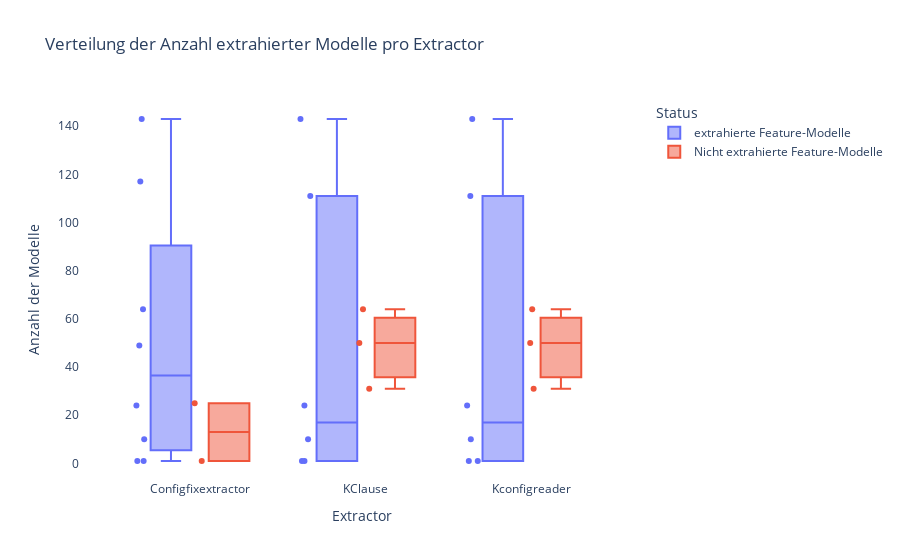

Here is the notebook cell this chart was saved with:
### Code cell
import pandas as pd
import plotly.express as px

# Einlesen der drei CSV-Dateien
file_configfixextractor = '/home/rami/configFixextractor/kconfig/output.csv'
file_kmax = '/home/rami/kmax/kconfig/output.csv'
file_Kconfigreader = '/home/rami/Kconfigreader/kconfig/output.csv'

df_configfixextractor = pd.read_csv(file_configfixextractor)
df_kmax = pd.read_csv(file_kmax)
df_Kconfigreader = pd.read_csv(file_Kconfigreader)

# Relevante Spalten auswählen und 'Extractor' Spalte hinzufügen
df_configfixextractor_filtered = df_configfixextractor[['system', 'revision', 'model-file']].copy()
df_configfixextractor_filtered['Extractor'] = 'Configfixextractor'

df_kmax_filtered = df_kmax[['system', 'revision', 'model-file']].copy()
df_kmax_filtered['Extractor'] = 'KClause'

df_Kconfigreader_filtered = df_Kconfigreader[['system', 'revision', 'model-file']].copy()
df_Kconfigreader_filtered['Extractor'] = 'Kconfigreader'

# Kombiniere alle DataFrames
df_combined = pd.concat([df_configfixextractor_filtered, df_kmax_filtered, df_Kconfigreader_filtered], ignore_index=True)

# Status basierend auf 'model-file'
df_combined['status'] = df_combined.apply(
    lambda row: 'extrahierte Feature-Modelle' if pd.notna(row['model-file']) else 'Nicht extrahierte Feature-Modelle',
    axis=1
)

# Gruppieren der Daten nach 'system', 'Extractor' und 'status' und Anzahl berechnen
df_summary_combined = df_combined.groupby(['system', 'Extractor', 'status']).size().reset_index(name='count')

# Boxplot erstellen
fig = px.box(
    df_summary_combined,
    x='Extractor',
    y='count',
    color='status',
    title='Verteilung der Anzahl extrahierter Modelle pro Extractor',
    labels={'count': 'Anzahl', 'Extractor': 'Extractor', 'status': 'Status'},
    points='all'  # Zeigt die zugrundeliegenden Datenpunkte
)

# Layout-Anpassungen
fig.update_layout(
    xaxis_title='Extractor',
    yaxis_title='Anzahl der Modelle',
    legend_title='Status',
    plot_bgcolor='white',
    paper_bgcolor='white'
)

# Boxplot anzeigen
fig.show()

### Figure 1 — Plotly figure (JSON) as saved in the notebook; plotly's stock layout.template omitted (floating-point values rounded to 4 significant figures)
{"data": [{"alignmentgroup": "True", "boxpoints": "all", "hovertemplate": "Status=extrahierte Feature-Modelle<br>Extractor=%{x}<br>Anzahl=%{y}<extra></extra>", "legendgroup": "extrahierte Feature-Modelle", "marker": {"color": "#636efa"}, "name": "extrahierte Feature-Modelle", "notched": false, "offsetgroup": "extrahierte Feature-Modelle", "orientation": "v", "showlegend": true, "type": "box", "x": ["Configfixextractor", "KClause", "Kconfigreader", "Configfixextractor", "Configfixextractor", "KClause", "Kconfigreader", "Configfixextractor", "KClause", "Kconfigreader", "Configfixextractor", "KClause", "Kconfigreader", "Configfixextractor", "KClause", "Kconfigreader", "Configfixextractor", "KClause", "Kconfigreader", "Configfixextractor"], "x0": " ", "xaxis": "x", "y": [24, 24, 24, 64, 117, 111, 111, 10, 10, 10, 1, 1, 1, 1, 1, 1, 143, 143, 143, 49], "y0": " ", "yaxis": "y"}, {"alignmentgroup": "True", "boxpoints": "all", "hovertemplate": "Status=Nicht extrahierte Feature-Modelle<br>Extractor=%{x}<br>Anzahl=%{y}<extra></extra>", "legendgroup": "Nicht extrahierte Feature-Modelle", "marker": {"color": "#EF553B"}, "name": "Nicht extrahierte Feature-Modelle", "notched": false, "offsetgroup": "Nicht extrahierte Feature-Modelle", "orientation": "v", "showlegend": true, "type": "box", "x": ["KClause", "Kconfigreader", "Configfixextractor", "KClause", "Kconfigreader", "Configfixextractor", "KClause", "Kconfigreader"], "x0": " ", "xaxis": "x", "y": [64, 64, 25, 31, 31, 1, 50, 50], "y0": " ", "yaxis": "y"}], "layout": {"boxmode": "group", "legend": {"title": {"text": "Status"}, "tracegroupgap": 0}, "paper_bgcolor": "white", "plot_bgcolor": "white", "title": {"text": "Verteilung der Anzahl extrahierter Modelle pro Extractor"}, "xaxis": {"anchor": "y", "domain": [0, 1], "title": {"text": "Extractor"}}, "yaxis": {"anchor": "x", "domain": [0, 1], "title": {"text": "Anzahl der Modelle"}}}}
